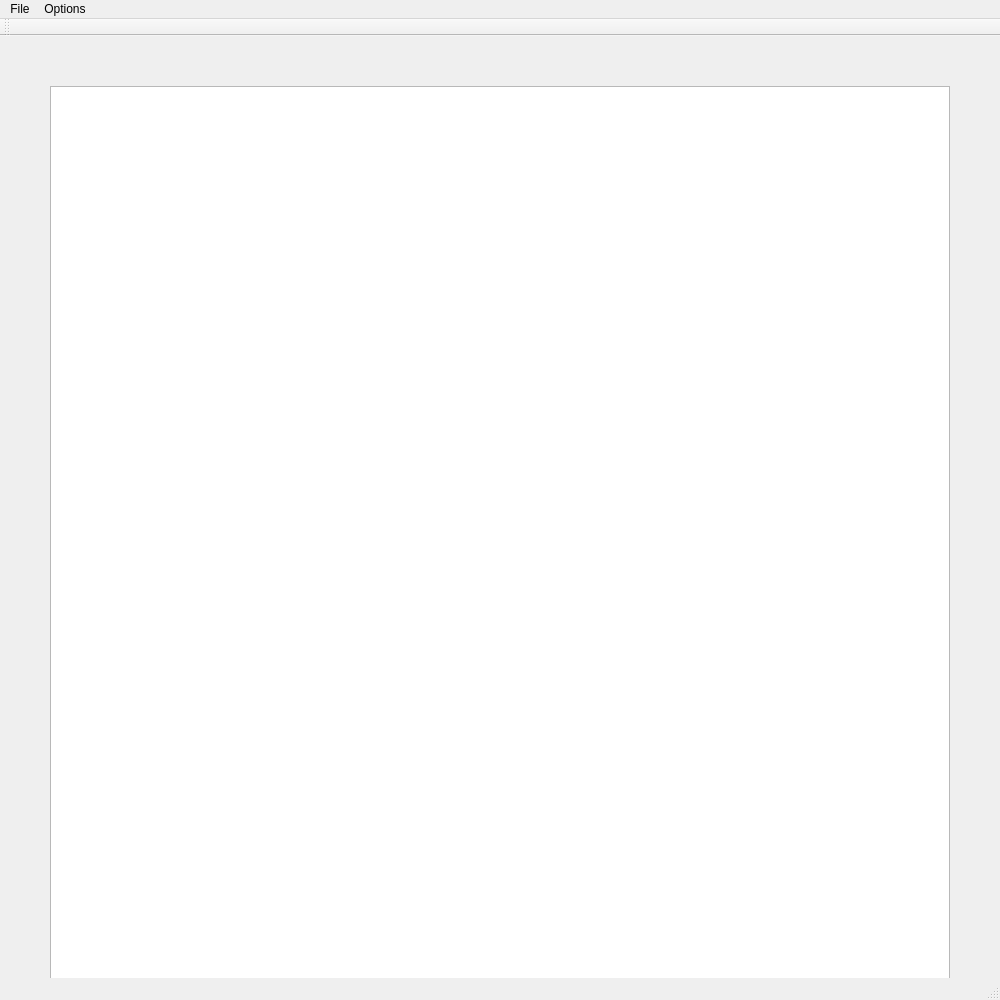
<?xml version="1.0" encoding="UTF-8"?>
<ui version="4.0">
 <class>MainWindow</class>
 <widget class="QMainWindow" name="MainWindow">
  <property name="geometry">
   <rect>
    <x>0</x>
    <y>0</y>
    <width>1000</width>
    <height>1000</height>
   </rect>
  </property>
  <property name="windowTitle">
   <string>MainWindow</string>
  </property>
  <widget class="QWidget" name="centralWidget">
   <widget class="QGraphicsView" name="graphicsView">
    <property name="geometry">
     <rect>
      <x>50</x>
      <y>50</y>
      <width>900</width>
      <height>900</height>
     </rect>
    </property>
   </widget>
  </widget>
  <widget class="QMenuBar" name="menuBar">
   <property name="geometry">
    <rect>
     <x>0</x>
     <y>0</y>
     <width>1000</width>
     <height>26</height>
    </rect>
   </property>
   <widget class="QMenu" name="menuFile">
    <property name="title">
     <string>File</string>
    </property>
    <addaction name="actionNew_Game"/>
    <addaction name="separator"/>
    <addaction name="actionExit"/>
   </widget>
   <widget class="QMenu" name="menuOptions">
    <property name="title">
     <string>Options</string>
    </property>
    <widget class="QMenu" name="menuDifficulty">
     <property name="title">
      <string>Difficulty</string>
     </property>
     <addaction name="actionEasy"/>
     <addaction name="actionHard"/>
    </widget>
    <widget class="QMenu" name="menuAudio">
     <property name="title">
      <string>Audio</string>
     </property>
     <addaction name="actionOn"/>
     <addaction name="actionOff"/>
    </widget>
    <widget class="QMenu" name="menuColour">
     <property name="title">
      <string>Colour</string>
     </property>
     <addaction name="actionBlack"/>
     <addaction name="actionRed"/>
    </widget>
    <addaction name="menuDifficulty"/>
    <addaction name="menuAudio"/>
    <addaction name="menuColour"/>
    <addaction name="separator"/>
    <addaction name="actionBlack_Magic"/>
   </widget>
   <addaction name="menuFile"/>
   <addaction name="menuOptions"/>
  </widget>
  <widget class="QToolBar" name="mainToolBar">
   <attribute name="toolBarArea">
    <enum>TopToolBarArea</enum>
   </attribute>
   <attribute name="toolBarBreak">
    <bool>false</bool>
   </attribute>
  </widget>
  <widget class="QStatusBar" name="statusBar"/>
  <action name="actionNew_Game">
   <property name="text">
    <string>New Game</string>
   </property>
  </action>
  <action name="actionExit">
   <property name="text">
    <string>Exit</string>
   </property>
  </action>
  <action name="actionBlack_Magic">
   <property name="text">
    <string>Black Magic</string>
   </property>
  </action>
  <action name="actionEasy">
   <property name="text">
    <string>Easy</string>
   </property>
  </action>
  <action name="actionHard">
   <property name="text">
    <string>Hard</string>
   </property>
  </action>
  <action name="actionOn">
   <property name="text">
    <string>On</string>
   </property>
  </action>
  <action name="actionOff">
   <property name="text">
    <string>Off</string>
   </property>
  </action>
  <action name="actionBlack">
   <property name="text">
    <string>Black</string>
   </property>
  </action>
  <action name="actionRed">
   <property name="text">
    <string>Red</string>
   </property>
  </action>
 </widget>
 <layoutdefault spacing="6" margin="11"/>
 <resources/>
 <connections/>
</ui>
